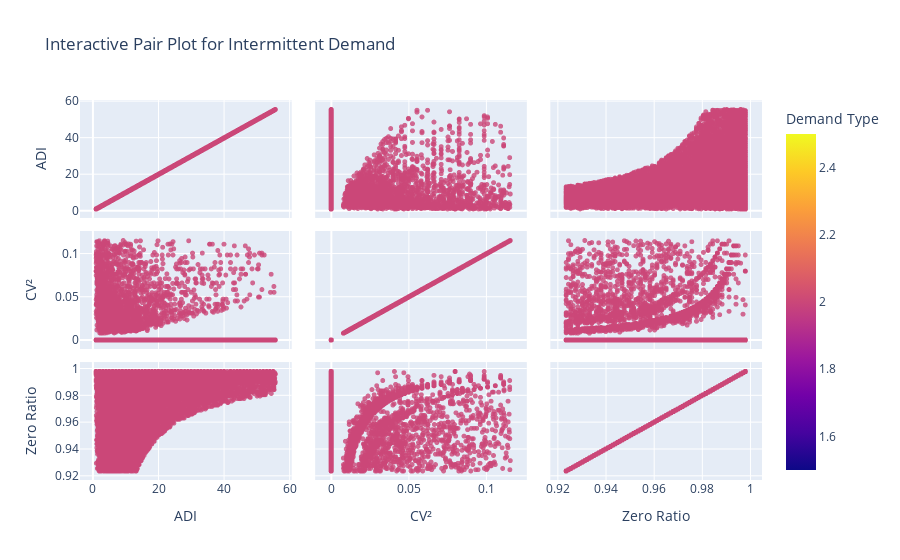

The cell this chart's notebook holds for it:
### Code cell
fig = px.scatter_matrix(
    df_filtered,
    # Liệt kê các cột muốn so sánh cặp
    dimensions=["ADI", "cv2", "zero_ratio"],
    color="demand_type",
    title="Interactive Pair Plot for Intermittent Demand",
    labels={
        "ADI": "ADI",
        "cv2": "CV²",
        "zero_ratio": "Zero Ratio",
        "demand_type": "Demand Type",
    },
)

# Tinh chỉnh marker như yêu cầu cũ
fig.update_traces(marker=dict(size=5, opacity=0.8))
fig.update_layout(legend_title_text="Demand Type")
print(name_mapping)
fig.show()

### Figure 1 — Plotly figure (JSON) as saved in the notebook; plotly's stock layout.template omitted (floating-point values rounded to 4 significant figures; data arrays with more than 128 entries replaced by an {"elided": "..."} marker saying what was removed)
{"data": [{"dimensions": [{"axis": {"matches": true}, "label": "ADI", "values": {"elided": "10244 float values"}}, {"axis": {"matches": true}, "label": "CV²", "values": {"elided": "10244 float values"}}, {"axis": {"matches": true}, "label": "Zero Ratio", "values": {"elided": "10244 float values"}}], "hovertemplate": "%{xaxis.title.text}=%{x}<br>%{yaxis.title.text}=%{y}<br>Demand Type=%{marker.color}<extra></extra>", "legendgroup": "", "marker": {"color": {"elided": "10244 int values"}, "coloraxis": "coloraxis", "opacity": 0.8, "size": 5, "symbol": "circle"}, "name": "", "showlegend": false, "type": "splom"}], "layout": {"coloraxis": {"colorbar": {"title": {"text": "Demand Type"}}, "colorscale": [[0, "#0d0887"], [0.1111, "#46039f"], [0.2222, "#7201a8"], [0.3333, "#9c179e"], [0.4444, "#bd3786"], [0.5556, "#d8576b"], [0.6667, "#ed7953"], [0.7778, "#fb9f3a"], [0.8889, "#fdca26"], [1, "#f0f921"]]}, "dragmode": "select", "legend": {"title": {"text": "Demand Type"}, "tracegroupgap": 0}, "title": {"text": "Interactive Pair Plot for Intermittent Demand"}}}
